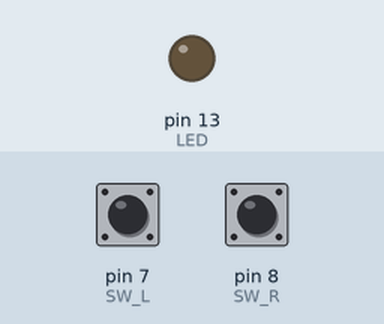
Recording of a sketch running on a simulated Arduino Uno, built with avr-gcc and run on an emulated ATmega328P. On the bench: output pins drawn as LEDs (lit = HIGH). The test bench sets the inputs (shaded band); at power-on: pin 7 (SW_L) HIGH, pin 8 (SW_R) HIGH.

Above: at 1.2 s.
1.3 s: pin 7 (SW_L) pulled LOW for 0.15 s
At 2.5 s:
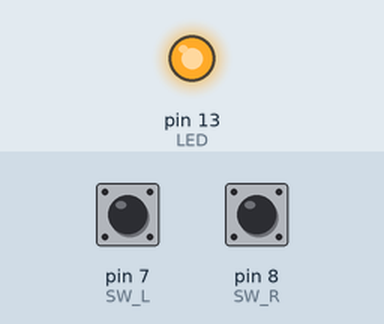
2.9 s: pin 8 (SW_R) pulled LOW for 0.15 s
At 3.8 s:
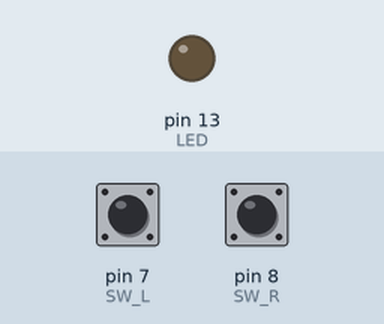
4.5 s: pin 7 (SW_L) pulled LOW for 1 s
At 5.0 s:
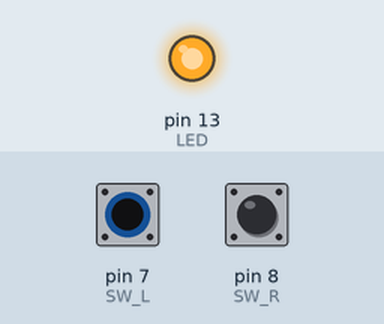
Timing chart, 0 to 7.5 s (numbered marks = the images above; inputs shaded):
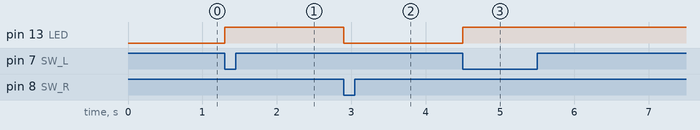

Measured:
- after the input at 1.3 s, pin 13 (LED): LOW → HIGH at once
- after the input at 2.9 s, pin 13 (LED): HIGH → LOW at once
- after the input at 4.5 s, pin 13 (LED): LOW → HIGH at once

The sketch:

01_sample_dijital.ino
```cpp
// (licence header left out)
////////ハードウェアパラメータ/////////
// ピン設定
//LED
#define LED       13

//プッシュSW
#define SW_L      7 //スイッチ左
#define SW_R      8 //スイッチ右

////////ソフトウェアパラメータ/////////

// 定数設定-------------------
#define SW_OFF  HIGH
#define SW_ON   LOW
//---------------------------

//変数宣言--------------------

//-----------------------------

//初期設定関数
void setup() {
  //  put your setup code here, to run once:
  //  動時最初に１回だけ走るプログラム

  //IOポート設定
  pinMode(LED,OUTPUT);
  pinMode(SW_R,INPUT_PULLUP); //スイッチポートの入力はプルアップ設定
  pinMode(SW_L,INPUT_PULLUP); //スイッチポートの入力はプルアップ設定

}

//メインループ
void loop() {

  //　左スイッチ左がオン　
  if( digitalRead(SW_L) == SW_ON ){

    digitalWrite(LED,HIGH);   //LED点灯
    }

  //　右スイッチがオン
  else if( digitalRead(SW_R) == SW_ON ){

    digitalWrite(LED,LOW);   //LED消灯
  }

  // 上記以外
  else{}

 }
```
